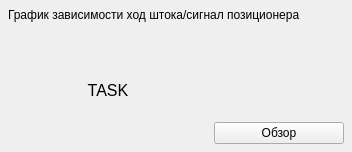
               <widget class="QFrame" name="frame_imageChartTask_Section">
                <property name="maximumSize">
                 <size>
                  <width>450</width>
                  <height>16777215</height>
                 </size>
                </property>
                <property name="frameShape">
                 <enum>QFrame::Shape::NoFrame</enum>
                </property>
                <layout class="QGridLayout" name="gridLayout_7">
                 <property name="leftMargin">
                  <number>8</number>
                 </property>
                 <property name="topMargin">
                  <number>8</number>
                 </property>
                 <property name="rightMargin">
                  <number>8</number>
                 </property>
                 <property name="bottomMargin">
                  <number>8</number>
                 </property>
                 <property name="verticalSpacing">
                  <number>14</number>
                 </property>
                 <item row="2" column="0">
                  <widget class="QLabel" name="label_imageChartTask">
                   <property name="enabled">
                    <bool>true</bool>
                   </property>
                   <property name="sizePolicy">
                    <sizepolicy hsizetype="Preferred" vsizetype="Preferred">
                     <horstretch>0</horstretch>
                     <verstretch>0</verstretch>
                    </sizepolicy>
                   </property>
                   <property name="minimumSize">
                    <size>
                     <width>200</width>
                     <height>108</height>
                    </size>
                   </property>
                   <property name="maximumSize">
                    <size>
                     <width>16777215</width>
                     <height>16777215</height>
                    </size>
                   </property>
                   <property name="font">
                    <font>
                     <pointsize>12</pointsize>
                    </font>
                   </property>
                   <property name="text">
                    <string>TASK</string>
                   </property>
                   <property name="scaledContents">
                    <bool>true</bool>
                   </property>
                   <property name="alignment">
                    <set>Qt::AlignmentFlag::AlignCenter</set>
                   </property>
                   <property name="wordWrap">
                    <bool>true</bool>
                   </property>
                  </widget>
                 </item>
                 <item row="2" column="1">
                  <layout class="QVBoxLayout" name="verticalLayout_imageChartTask">
                   <item>
                    <spacer name="verticalSpacer_imageChartTask">
                     <property name="orientation">
                      <enum>Qt::Orientation::Vertical</enum>
                     </property>
                     <property name="sizeHint" stdset="0">
                      <size>
                       <width>20</width>
                       <height>40</height>
                      </size>
                     </property>
                    </spacer>
                   </item>
                   <item>
                    <widget class="QPushButton" name="pushButton_imageChartTask">
                     <property name="sizePolicy">
                      <sizepolicy hsizetype="Preferred" vsizetype="Maximum">
                       <horstretch>0</horstretch>
                       <verstretch>0</verstretch>
                      </sizepolicy>
                     </property>
                     <property name="minimumSize">
                      <size>
                       <width>130</width>
                       <height>0</height>
                      </size>
                     </property>
                     <property name="text">
                      <string>Обзор</string>
                     </property>
                    </widget>
                   </item>
                  </layout>
                 </item>
                 <item row="0" column="0" colspan="2">
                  <widget class="QLabel" name="label_imageChartTask_Title">
                   <property name="sizePolicy">
                    <sizepolicy hsizetype="Preferred" vsizetype="Maximum">
                     <horstretch>0</horstretch>
                     <verstretch>0</verstretch>
                    </sizepolicy>
                   </property>
                   <property name="text">
                    <string>График зависимости ход штока/сигнал позиционера</string>
                   </property>
                  </widget>
                 </item>
                </layout>
               </widget>
